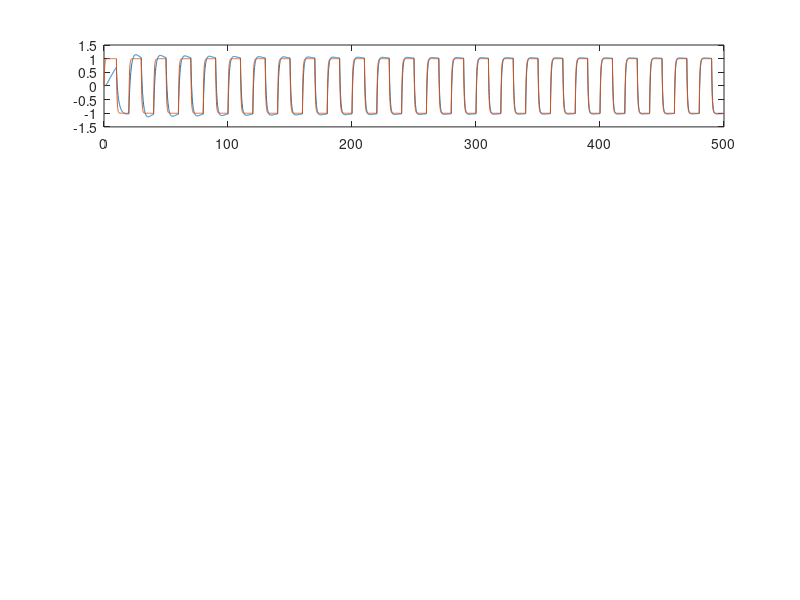

Write MATLAB code to recreate this figure. (Note: this script raises an error after producing the figure.)
% MARS 
% J(theta1,theta2)=0.5*error^2
clc,clear;
a=1;b=0.5;
am=2;bm=2;
R=[0.2 1 5];%gamma
uc(1:100)=1;
uc(101:200)=-1;
uc=[uc uc uc uc uc];
uc=[uc uc uc uc uc];  
uc=[uc uc uc uc uc]; 
ts=0.1;
time=500;
for s=1:3
    r=R(s);
    theta1(1)=0;
    theta2(1)=0;

    theta1_prime=0;
    theta2_prime=0;

    y(1)=0;
    ym(1)=0;    
    i=0;
    for k=0:ts:(time-ts)
        i=i+1;
        u(i)=theta1(i)*uc(i)-theta2(i)*y(i);

        y_prime=-a*y(i)+b*u(i);
        ym_prime=-am*ym(i)+bm*uc(i);

        y(i+1)=y(i)+y_prime*ts;
        ym(i+1)=ym(i)+ym_prime*ts;

        e=y(i+1)-ym(i+1);    

        theta1_double_prime=( -am*theta1_prime-r*am*uc(i+1)*e );
        theta2_double_prime=( -am*theta2_prime+r*am*y(i+1)*e  );

        theta1_prime=theta1_prime+theta1_double_prime*ts;
        theta2_prime=theta2_prime+theta2_double_prime*ts;

        theta1(i+1)=theta1(i)+theta1_prime*ts;
        theta2(i+1)=theta2(i)+theta2_prime*ts;
    end
    figure,
    subplot(411)
    plot(0:ts:time,y); 
    hold on
    plot(0:ts:time,ym);
    suptitle(['MRAS : \gamma=',num2str(r)])
    ylabel('y,ym')
    text(1.5,0.2145,' y')
    text(1.7, 1.4,'ym')
    %axis([-inf, inf, -1.5, 1.5])
    
    subplot(412)
    plot(0:ts:time-ts,u);
    ylabel('u')
    text(65, 1,' u')
    axis([-inf, inf, -7, 7])
    
    subplot(413)
    plot(0:ts:time,theta1);
    ylabel('\theta_1'),title(['\theta_1(100)=',num2str(theta1(1001))])
    
    subplot(414)
    plot(0:ts:time,theta2);
    xlabel('time'),ylabel('\theta_2'),title(['\theta_2(100)=',num2str(theta2(1001))])
    if r==1 && time>=500
        figure
        plot(theta1,theta2),xlabel('\theta_1'),ylabel('\theta_2')
        title('Relation between \theta_1 and \theta_2')
        hold on,plot(theta1,theta1-(a/b))
        axis([-inf, inf, -1, inf])
    end    
end
